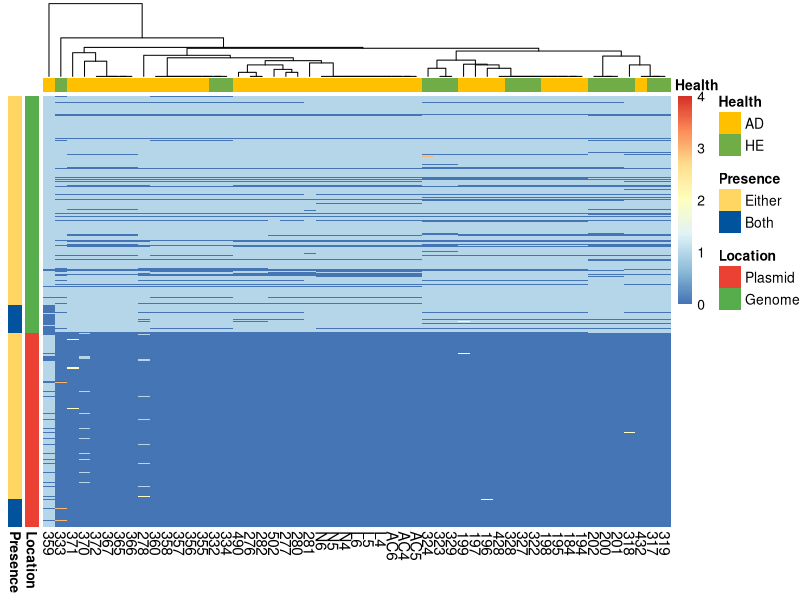
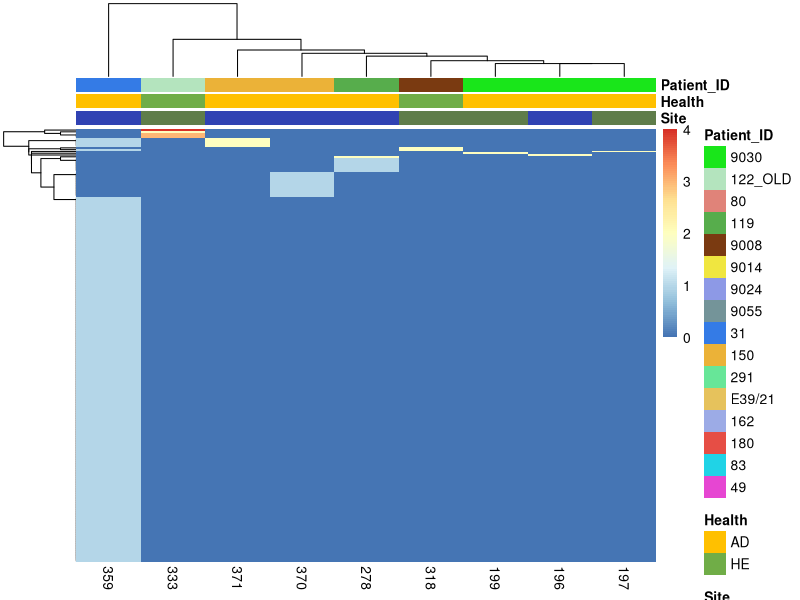

Source code (R) for these figures, in order:
library(pheatmap)
library(dplyr)
# EGs in Overall (Figure 4A)-----------------------------------------------------------------------------------------------------------------------------
df <- read.table("OverallDEG_input.txt", sep='\t', header=T, row.names=1, check.names = FALSE)

anno_deg <- select(df, c(Location, Presence))
anno_strain <- read.table('Strain_Metadata.txt',sep='\t', header=T, check.names=FALSE)

row.names(anno_strain) <- anno_strain$Strain
anno_strain <- select(anno_strain,-c(Strain, Site, Patient_ID))

stated_color <- c('#FFC000', '#70AD47')
names(stated_color) <- c('AD','HE')

Location_color <- c('#eb4034', '#57AD4C')
names(Location_color) <- c('Plasmid', 	'Genome')

Presence_color <- c('#FFD662','#00539C')
names(Presence_color) <- c('Either','Both')

ann_clr <- list(Location=Location_color, Health=stated_color, Presence=Presence_color)


pheatmap(select(df,-c(id2,Location, Presence)), cluster_cols = TRUE, cluster_rows = FALSE, fontsize_col = 11, show_rownames = FALSE, annotation_col = anno_strain, annotation_row=anno_deg, annotation_colors = ann_clr)



# EGs only in Plasmid (Figure 4B)-----------------------------------------------------------------------------------------------------------------------------
dat_plasmid <- read.table('Plasmid_DEG.txt', sep='\t', header=T, check.names = FALSE, row.names=1)

anno_dat <- read.table('Strain_Metadata.txt',sep='\t', header=T, check.names=FALSE)
row.names(anno_dat) <- anno_dat$Strain
anno_dat <- select(anno_dat,-Strain)

stated_color <- c('#FFC000', '#70AD47')
names(stated_color) <- c('AD','HE')

patient_color <- c('#19E61A', '#B4E4BE', '#E08379', '#57AD4C', '#7A3A11', '#F0E640', '#8D99E6','#749499','#347BE6', '#ebb238', '#67E698','#E6C25C','#9CABE6','#E64E45','#20D3E6','#E646D2')
names(patient_color) <- c('9030', 	'122_OLD', 	'80', 	'119', 	'9008', 	'9014', 	'9024', 	'9055', 	'31', 	'150', 	'291', 	'E39/21', 	'162', 	'180', 	'83', 	'49')

site_color <- c('#3042B3', '#5F7D4A', '#E3DD2B','#8C7EE6','#52B010')
names(site_color) <- c('Skin', 	'Nose', 	'Skin_ctrl_AC', 	'Skin_lesional_hand', 	'Unknown')

ann_clr <- list(Site=site_color, Health=stated_color, Patient_ID=patient_color)

pheatmap(dat_plasmid, cluster_cols = TRUE, cluster_rows = TRUE, show_rownames = FALSE, fontsize_row=12, annotation_col=anno_dat, annotation_colors = ann_clr)
